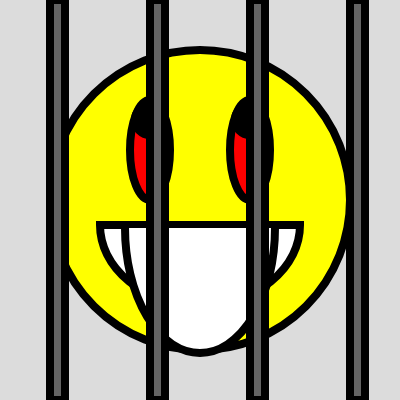
Frame 1 (no input)
Frame 60 (no input): identical to frame 1, image omitted
Frame 120 (the mouse pressed at the canvas centre since frame 60): identical to frame 1, image omitted

The p5.js sketch that drew this single still picture (run headless with seeded random() and noise() and a simulated clock; from frame 60 on, the mouse is pressed at the canvas centre):

// p5.js sketch
// ── sketch.js
let userInput;

function setup() {
  createCanvas(400, 400);
  angleMode(DEGREES);
  strokeWeight(8);
  userInput = createInput();
}

function draw() {
  background(220);
  drawHead();
  drawEyes();
  drawMouth();
  drawPupil(150, 120, 30);
  drawPupil(250, 120, 30);
  let colorInput = userInput.value();
  drawTongue(150, colorInput);

  jail(50, 0, 15, 400);
}

function drawEyes() {
  push ()
  fill ("red")
  ellipse(150, 150, 40, 100);
  ellipse(250, 150, 40, 100);
  pop ()
}

function drawMouth() {
  arc(200, 225, 200, 160, 0, 180, CHORD);
}

function drawPupil(x, y, size) {
  push();
  fill("black");
  circle(x, y, size);
  pop();
}

function drawHead() {
  push();
  fill("yellow");
  circle(200, 200, 300);
  pop();
}

function jail(x, y, w, h) {
  push();
  fill(100);
  rect(x, y, w, h);
  rect(x + 100, y, w, h);
  rect(x + 200, y, w, h);
  rect(x + 300, y, w, h);
  pop();
}

function drawTongue(h, colorInput) {
  push();
  fill(colorInput);
  arc(200, 228, h, 250, 0, 180);
  pop();
}
